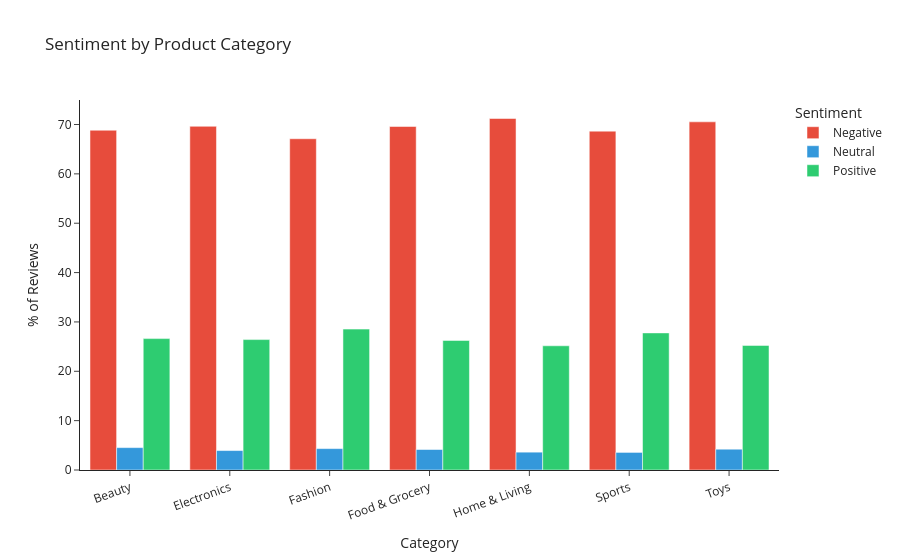

Notebook code cell kept with this figure:
### Code cell
# Category sentiment grouped bar (interactive)
cat_pct = (df.groupby(['product_category','sentiment'])
           .size().unstack(fill_value=0)
           .div(df.groupby('product_category').size(), axis=0)
           .mul(100).reset_index()
           .melt(id_vars='product_category', var_name='Sentiment', value_name='Percentage'))

fig_cat = px.bar(
    cat_pct, x='product_category', y='Percentage', color='Sentiment',
    barmode='group', color_discrete_map=PALETTE,
    title='Sentiment by Product Category',
    labels={'product_category': 'Category', 'Percentage': '% of Reviews'},
    template='simple_white'
)
fig_cat.update_layout(xaxis_tickangle=-20)
fig_cat.show()

### Figure 1 — Plotly figure (JSON) as saved in the notebook; plotly's stock layout.template omitted (floating-point values rounded to 4 significant figures)
{"data": [{"alignmentgroup": "True", "hovertemplate": "Sentiment=Negative<br>Category=%{x}<br>% of Reviews=%{y}<extra></extra>", "legendgroup": "Negative", "marker": {"color": "#e74c3c", "pattern": {"shape": ""}}, "name": "Negative", "offsetgroup": "Negative", "orientation": "v", "showlegend": true, "textposition": "auto", "type": "bar", "x": ["Beauty", "Electronics", "Fashion", "Food & Grocery", "Home & Living", "Sports", "Toys"], "xaxis": "x", "y": [68.84, 69.64, 67.12, 69.6, 71.22, 68.66, 70.54], "yaxis": "y"}, {"alignmentgroup": "True", "hovertemplate": "Sentiment=Neutral<br>Category=%{x}<br>% of Reviews=%{y}<extra></extra>", "legendgroup": "Neutral", "marker": {"color": "#3498db", "pattern": {"shape": ""}}, "name": "Neutral", "offsetgroup": "Neutral", "orientation": "v", "showlegend": true, "textposition": "auto", "type": "bar", "x": ["Beauty", "Electronics", "Fashion", "Food & Grocery", "Home & Living", "Sports", "Toys"], "xaxis": "x", "y": [4.536, 3.938, 4.336, 4.152, 3.614, 3.562, 4.213], "yaxis": "y"}, {"alignmentgroup": "True", "hovertemplate": "Sentiment=Positive<br>Category=%{x}<br>% of Reviews=%{y}<extra></extra>", "legendgroup": "Positive", "marker": {"color": "#2ecc71", "pattern": {"shape": ""}}, "name": "Positive", "offsetgroup": "Positive", "orientation": "v", "showlegend": true, "textposition": "auto", "type": "bar", "x": ["Beauty", "Electronics", "Fashion", "Food & Grocery", "Home & Living", "Sports", "Toys"], "xaxis": "x", "y": [26.62, 26.42, 28.55, 26.25, 25.17, 27.78, 25.24], "yaxis": "y"}], "layout": {"barmode": "group", "legend": {"title": {"text": "Sentiment"}, "tracegroupgap": 0}, "title": {"text": "Sentiment by Product Category"}, "xaxis": {"anchor": "y", "domain": [0, 1], "tickangle": -20, "title": {"text": "Category"}}, "yaxis": {"anchor": "x", "domain": [0, 1], "title": {"text": "% of Reviews"}}}}
